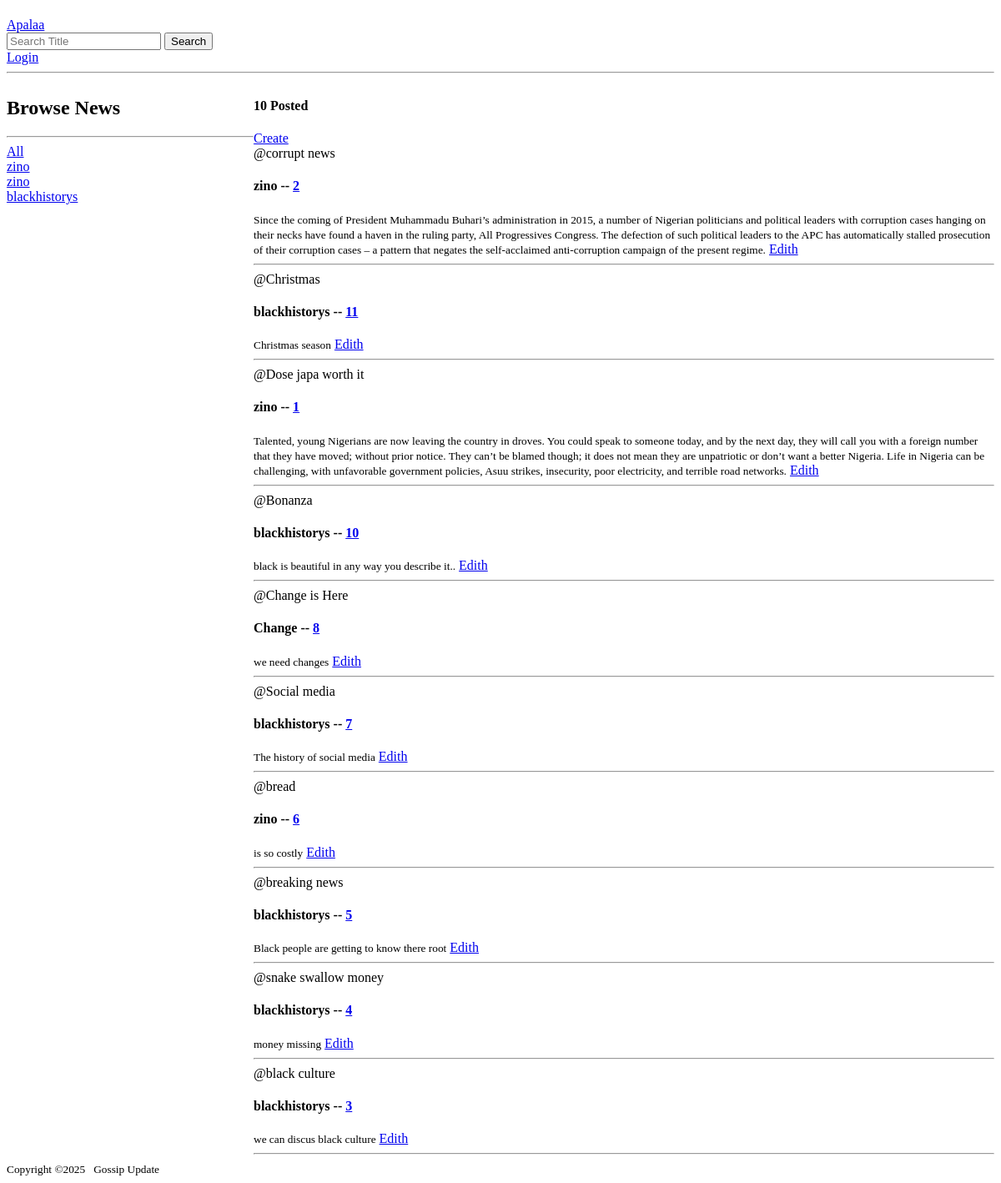
Before: / with the older database file.
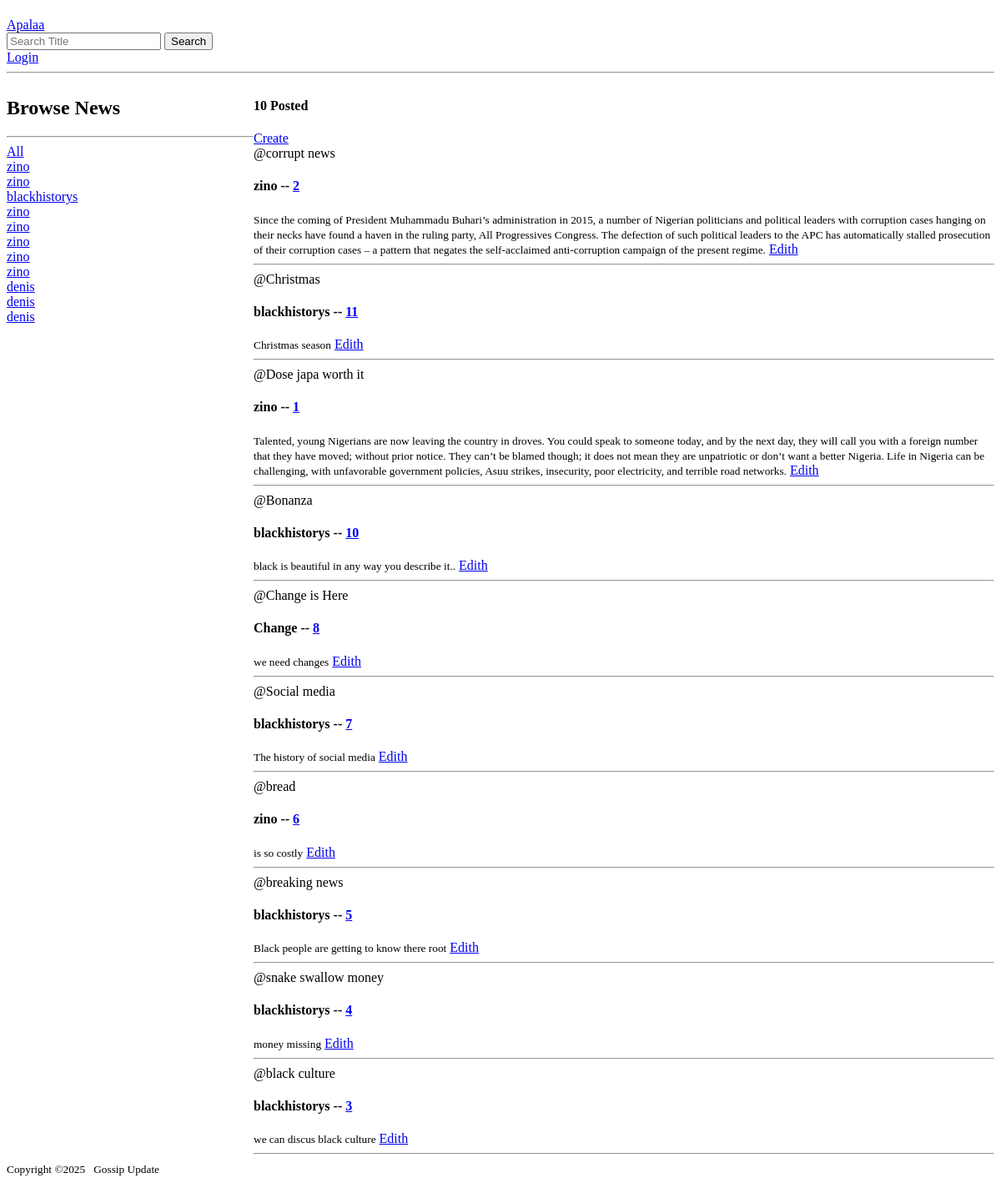
After: the same page with the newer database file.
### blog/models.py (models this page shows, shortened)
class Comment(models.Model):
    post = models.ForeignKey(Post, related_name='comments', on_delete=models.CASCADE)
    user = models.ForeignKey(User, on_delete=models.CASCADE)
    content = models.TextField()
    created_at = models.DateTimeField(auto_now_add=True)

class Post(models.Model):
    title = models.CharField(max_length=200)
    author = models.ForeignKey(User, on_delete=models.CASCADE)
    content = models.TextField(blank=True, null=True)
    participants =models.ManyToManyField(User, related_name='participants', blank=True)
    image = models.ImageField(upload_to='post_images/', blank=True, null=True)
    created_at = models.DateTimeField(auto_now_add=True)
    updated_at = models.DateTimeField(auto_now=True)
    category = models.ForeignKey(Category, on_delete=models.CASCADE)
    views = models.PositiveIntegerField(default=0)
    class Meta:
        ordering = ['-updated_at', 'created_at']
    def __str__(self):
        return self.title

### blog/views.py (the view)
# urls.py: path('', views.home, name='home'),
def home(request):
    q = request.GET.get('q') if request.GET.get('q') != None else ''
    post_details = Post.objects.filter(
        Q(title__icontains=q) |
        Q(created_at__icontains=q) |
        Q(content__icontains=q)
        )
    user_comments = Comment.objects.all()
    post_count = post_details.count() #count the number of post in the blog
    context ={"post_details" : post_details,
              "user_comments" : user_comments,
              "post_count" : post_count
              }
    return render(request, 'apalaa/home.html', context=context)

### template/apalaa/home.html (shortened to what this page needs)
{% extends 'main.html'%}
{% block content%}
<div class="home-container">
    <div>
        <h2>Browse News</h2>
    <hr>
    <div>
       <a href="{% url 'home' %}">All</a>
    </div>
    {% for user in user_comments%}
    <div>
        <a href="{% url 'home' %}?q={{user.post}}">{{user.user}}</a>
    </div>
    {% endfor %}
</div>
<div>
    <h4>{{post_count}} Posted </h4>
  <a href="{% url 'create' %}">Create</a>
  <div>
       {% for post_detail in post_details %}
      <div>
          <span>@{{post_detail.title}}</span>
          <h4>{{post_detail.author}} -- <a href="{% url 'news' post_detail.id%}">{{post_detail.id}}</a></h4>
          <small>{{post_detail.content}}</small>
          <a href="{% url 'update' post_detail.id %}">Edith</a>
          <hr>
      </div>
      {% endfor %}
  </div>
</div>
</div>
{% endblock content %}

### templates/main.html (shortened to what this page needs)
<!DOCTYPE html>
<html lang="en">
<head>
</head>
<body>
    {% include 'navbar.html' %}
        {% block content %}
        {% endblock %}
  <footer id="sticky-footer" class="flex-shrink-0 py-2 bg-dark text-white-50">
    <div class="container text-center">
      <small id='footerText'>Copyright &copy;2025 &nbsp; Gossip Update</small>
    </div>
  </footer>
</body>

### templates/navbar.html
<h1></h1><a href="/">Apalaa</a></h1>
<form method='GET' action="{% url 'home' %}">
    <input type="text" name="q"  placeholder="Search Title"/>
    <input type="submit" name="search" value="Search" >
</form>
{% if request.user.is_authenticated %}
<p>Welcome to this forum {{request.user}}</p>
<a href="{% url 'logout' %}">Logout</a>
{% else %}
<a href="{% url 'login' %}">Login</a>
{% endif %}
<hr>

### template/apalaa/home.html (style rules this page uses)
.home-container { display: grid; grid-template-columns: 1fr 3fr; }

Changed rows visible on the page:
added Comment: user "zino"
added Comment: user "zino"
added Comment: user "zino"
added Comment: user "zino"
added Comment: user "zino"
added Comment: user "denis"
added Comment: user "denis"
added Comment: user "denis"
